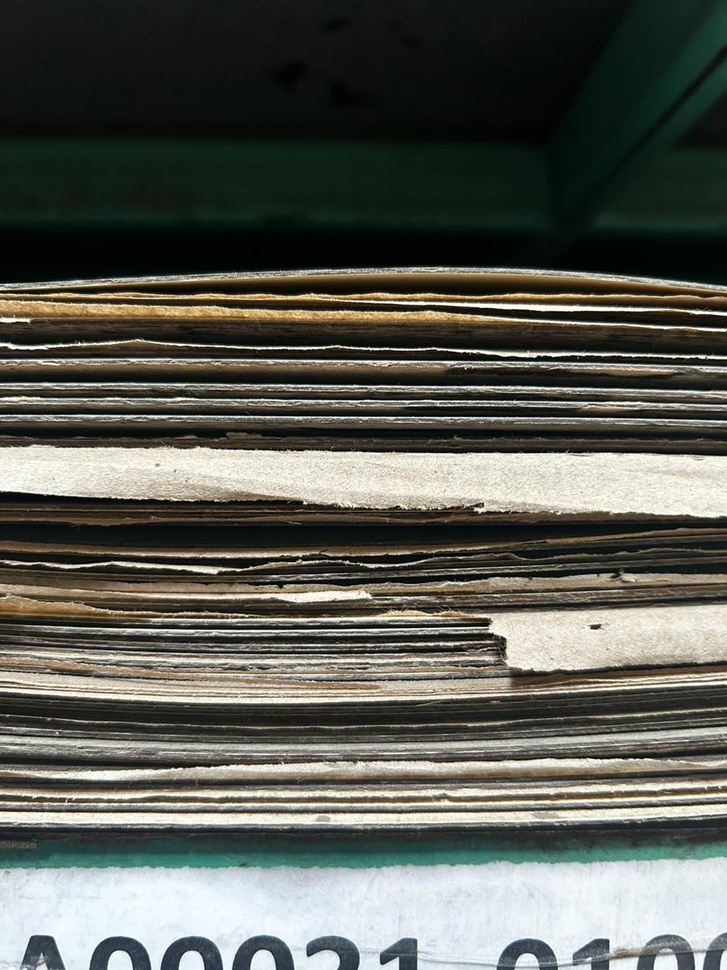
#> input picture images/3.jpeg, 727 x 970 px, shrunk from 960 x 1280 before the run, found by its file name
$ python 2_MorphologicalClosing.py
#> lines starting #> are read from the running program, lines starting #| are printed output that depends on the picture; after the words box and inside, x2 and y2 are one past the last pixel; in counts of white or black regions, pixels touching at a corner belong together
'''Morphological Closing'''
''' After basic image enhancement, grayscaling image, applying Gaussian blur and edge detection,
morphological operations, specifically morphological closing, are used to enhance the detection
of lines or structures in the image. Connected components analysis (blob analysis) is then
applied to count the distinct blobs, which correspond to individual sheets. This approach was
inspired by the abstract of research on machine vision systems for counting corrugated cardboard,
where the use of morphological operation were mentioned. https://ieeexplore.ieee.org/document/6925889
The output was too small.'''

import cv2
import numpy as np
import matplotlib.pyplot as plt

def preprocess_image(image_path):
    # Load image in grayscale
#> called with image_path = 'images/3.jpeg'
    image = cv2.imread(image_path, cv2.IMREAD_GRAYSCALE)
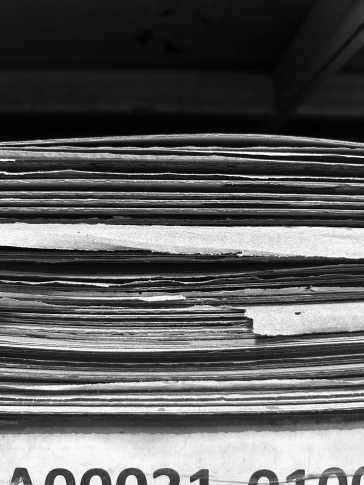
#> image: shape (970, 727) (shown at 1/2 size); min 0, max 255, mean 91.5
    if image is None:
        raise ValueError(f"Image at path {image_path} could not be loaded.")

    # Apply Gaussian blur to smooth the image
    blurred = cv2.GaussianBlur(image, (5, 5), 0)

    # Perform edge detection using Canny
    edges = cv2.Canny(blurred, 50, 150)
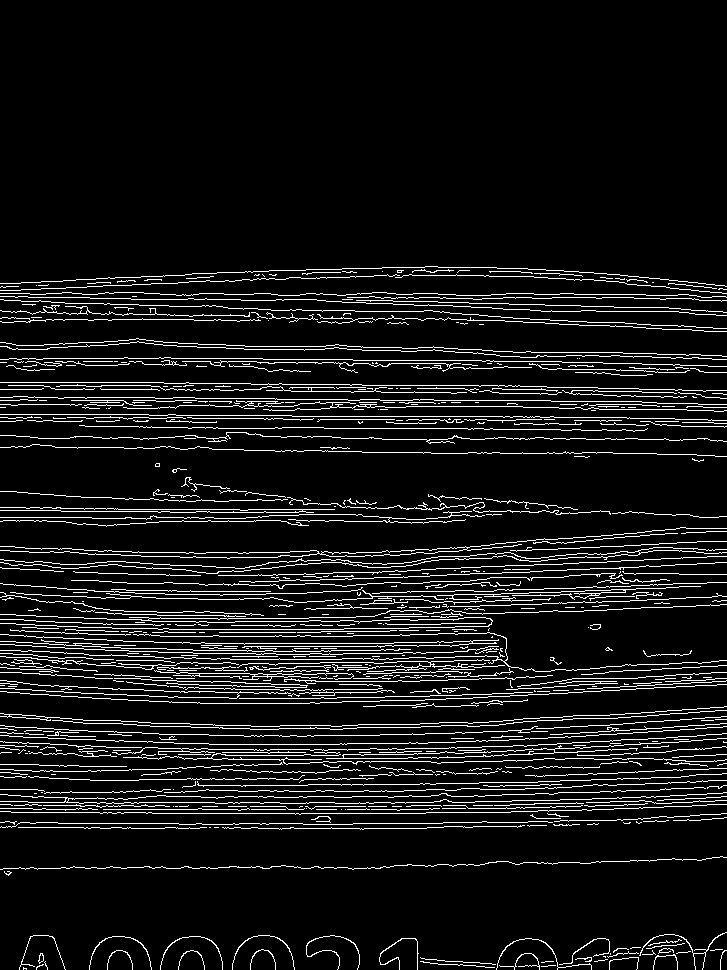
#> edges: shape (970, 727); 8.5% white in thin lines or dots, all inside (x1, y1, x2, y2) = (0, 266, 727, 970)

    return edges

def count_sheets(edges):
    # Use morphology operations to extract lines (slitter side)
    kernel = np.ones((5, 50), np.uint8)
    lines = cv2.morphologyEx(edges, cv2.MORPH_CLOSE, kernel)
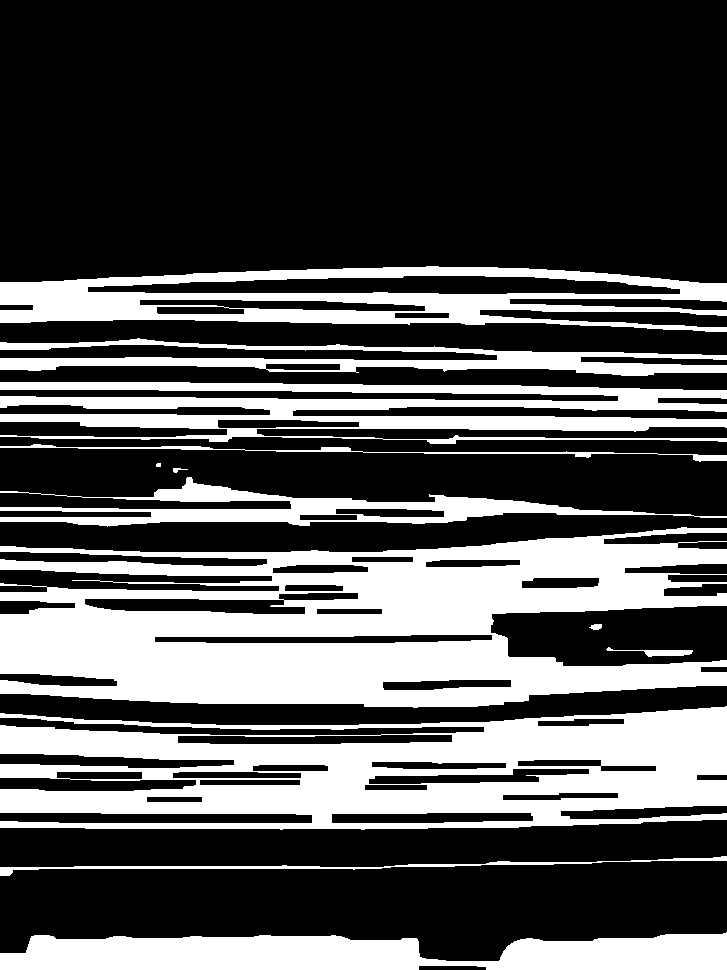
#> lines: shape (970, 727); 32.2% white; 13 white regions (1 under 20 px), largest, box (x1, y1, x2, y2) and area: (0, 527, 727, 708) 80556, (0, 706, 727, 830) 55935, (0, 382, 727, 444) 23070

    # Use connected components analysis (blob analysis) to count blobs (cut-off side)
    num_labels, labels, stats, centroids = cv2.connectedComponentsWithStats(lines, connectivity=8)
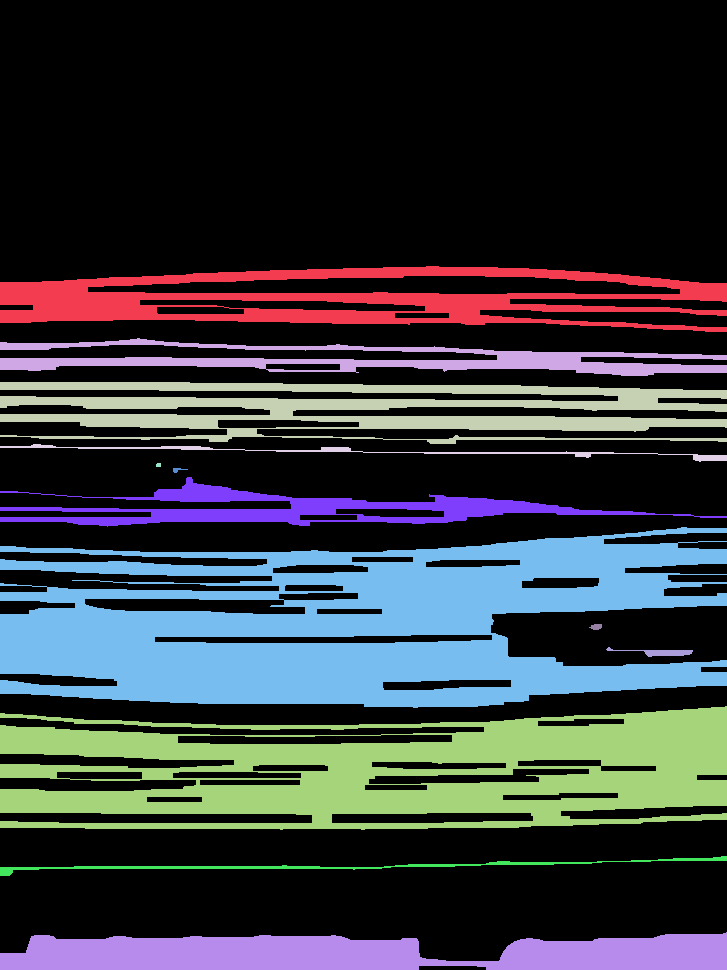
#> labels: shape (970, 727) int32; 14 distinct labels, from 0 to 13; one colour per label, 0 black
#> num_labels = 14; stats = 14 rows, first 6: [0, 0, 727, 970, 477806], [0, 266, 727, 66, 22259], [0, 338, 727, 38, 10436], [0, 382, 727, 62, 23070], [0, 444, 727, 18, 1597], [156, 463, 5, 4, 19]; centroids = 14 rows, first 8: [365, 419.5], [341.8, 298.2], [366.8, 359.1], [362.1, 408.7], [378.8, 451], [158.1, 464.6], [177.4, 469.4], [298.5, 508.5]

    # Draw bounding boxes around detected blobs (for visualization)
    output_image = cv2.cvtColor(edges, cv2.COLOR_GRAY2BGR)
    for i in range(1, num_labels):  # Skip background label (0)
        x, y, w, h, area = stats[i]
        cv2.rectangle(output_image, (x, y), (x + w, y + h), (0, 255, 0), 2)
#> this loop made 13 passes
#> (x, y, w, h, area) on passes 1, 2, 3, 4, 6, 7, 8, 9: (0, 266, 727, 66, 22259), (0, 338, 727, 38, 10436), (0, 382, 727, 62, 23070), (0, 444, 727, 18, 1597), (173, 468, 15, 5, 36), (0, 477, 727, 50, 10174), (0, 527, 727, 181, 80556), (589, 624, 13, 6, 59)
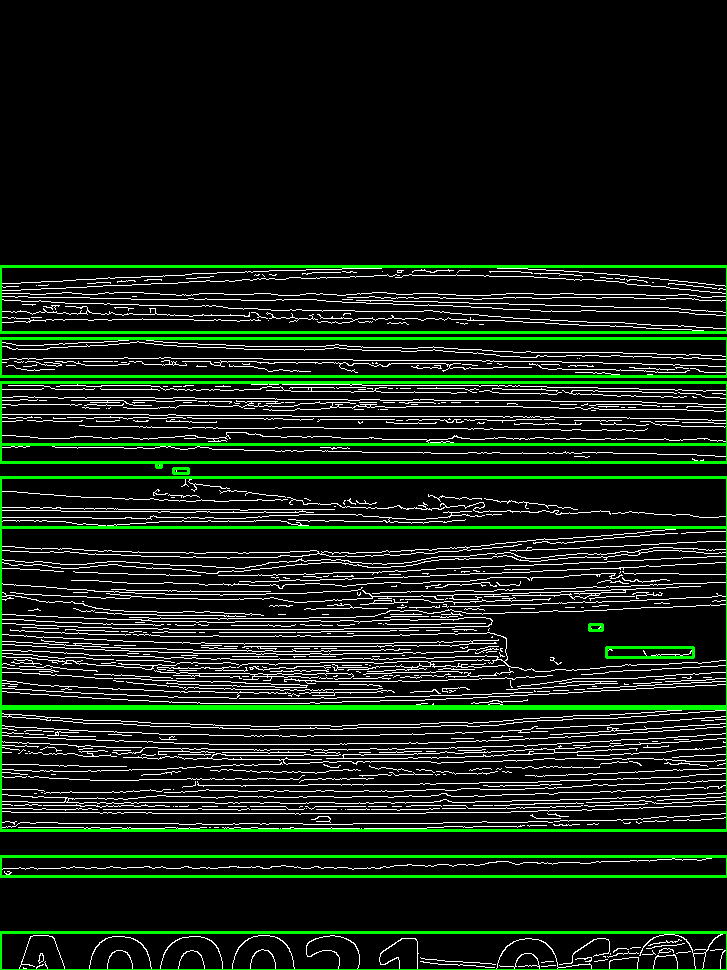
#> output_image: shape (970, 727, 3); mean B, G, R 21.4, 34.1, 21.4

    # Count the number of detected blobs
    sheet_count = num_labels - 1  # Subtract 1 to exclude the background label
#> sheet_count = 13
    return sheet_count, output_image

def main(image_path):
    # Preprocess the image
    edges = preprocess_image(image_path)

    # Count the sheets and get visualization
    sheet_count, output_image = count_sheets(edges)
#> sheet_count = 13

    # Display the result
    print(f'Sheet count: {sheet_count}')
#| Sheet count: 13
    plt.figure(figsize=(10, 5))
    plt.subplot(1, 2, 1)
    plt.imshow(edges, cmap='gray')
    plt.title('Edges')
    plt.axis('off')

    plt.subplot(1, 2, 2)
    plt.imshow(cv2.cvtColor(output_image, cv2.COLOR_BGR2RGB))
    plt.title(f'Sheet count: {sheet_count}')
    plt.axis('off')

    plt.show()

# Example usage
image_path = 'images/3.jpeg'
main(image_path)

$ run again, with images/1.jpeg copied over images/3.jpeg
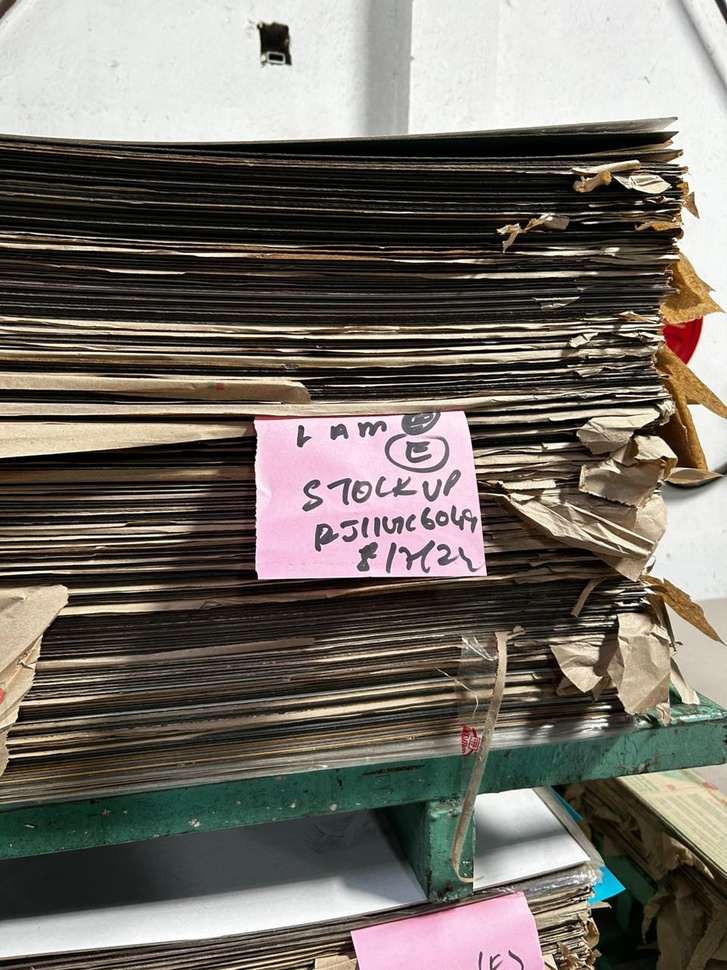
#> input picture images/1.jpeg, 727 x 970 px, shrunk from 960 x 1280 before the run, found by its file name
#> edges: shape (970, 727); 11.9% white in thin lines or dots
#> lines: shape (970, 727); 49% white; 11 white regions (3 under 20 px), largest, box (x1, y1, x2, y2) and area: (0, 0, 727, 970) 342345, (684, 0, 727, 85) 1563, (248, 19, 293, 67) 1332
#> in count_sheets, `num_labels, labels, stats, centroids = cv2.connectedComponentsWithStat..`:
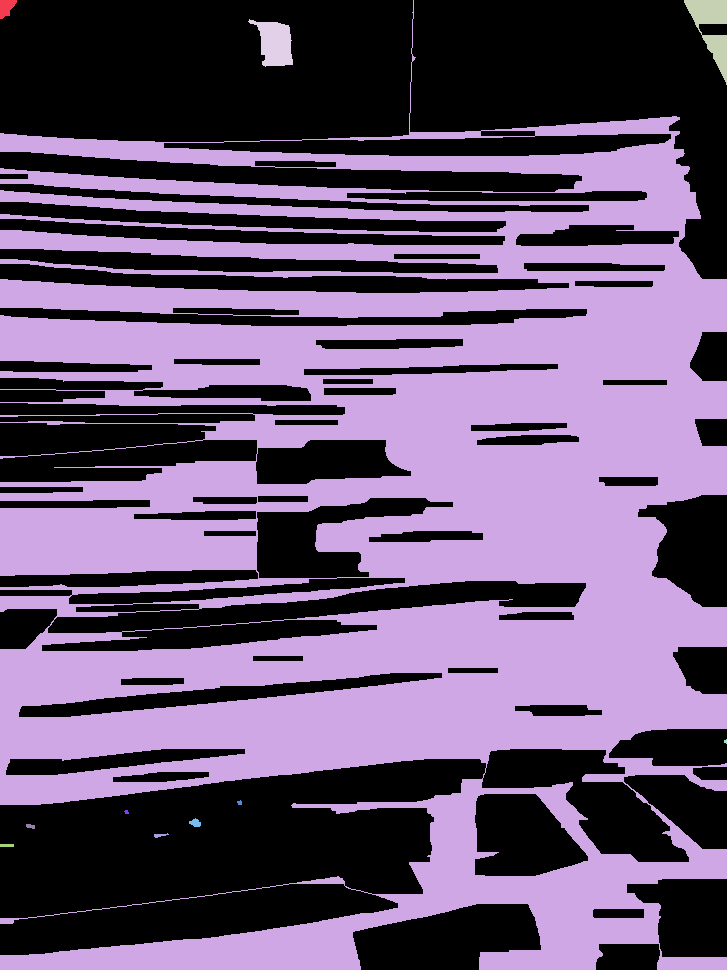
#> labels: shape (970, 727) int32; 12 distinct labels, from 0 to 11; one colour per label, 0 black
#> num_labels = 12; stats = [[0, 0, 727, 970, 359501], [0, 0, 17, 19, 219], [0, 0, 727, 970, 342345], [684, 0, 43, 85, 1563], [248, 19, 45, 48, 1332], [724, 739, 3, 5, 11], [237, 800, 5, 5, 19], [124, 810, 5, 4, 15], [189, 818, 12, 9, 71], [26, 824, 9, 5, 34], [154, 833, 15, 5, 38], [0, 844, 14, 3, 42]]; centroids = [[338.1, 448.6], [6.01, 7.11], [388.2, 526.1], [711.6, 27.42], [274.6, 42.89], [725.2, 741], [239.3, 802.3], [126.1, 811.6], [195, 822.5], [30.09, 825.9], [159.6, 834.9], [6.5, 845]]
#> the loop in count_sheets, `for i in range(1, num_labels):` made 11 passes
#> after the loop in count_sheets, `for i in range(1, num_labels):`:
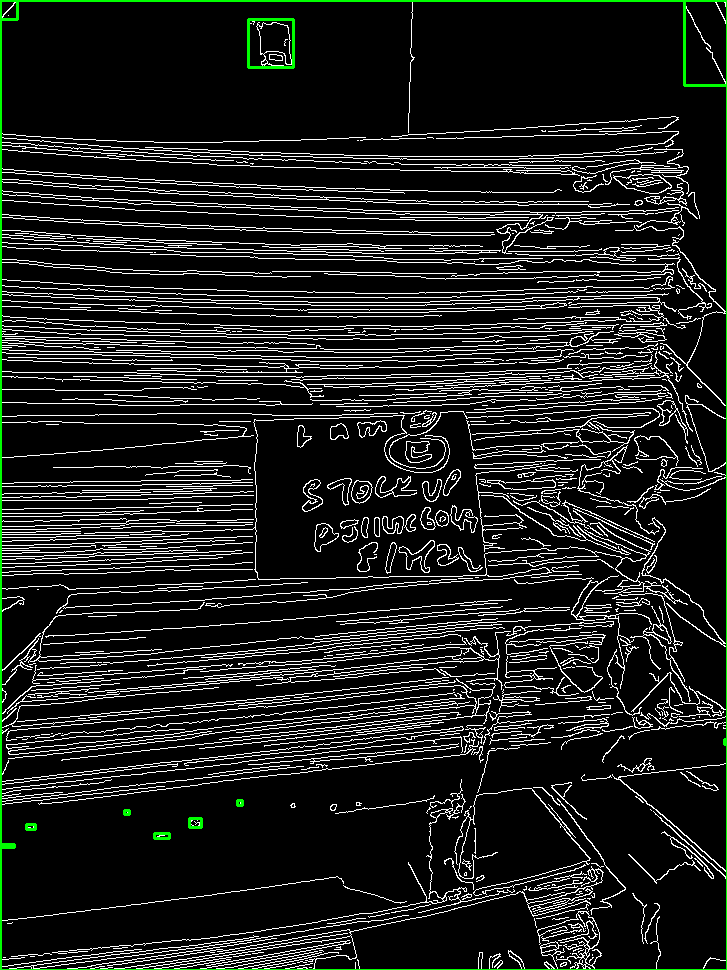
#> output_image: shape (970, 727, 3); mean B, G, R 30.2, 32.6, 30.2
#> in count_sheets, `sheet_count = num_labels - 1`: sheet_count = 11
#| Sheet count: 11

$ run again, with images/2.jpeg copied over images/3.jpeg
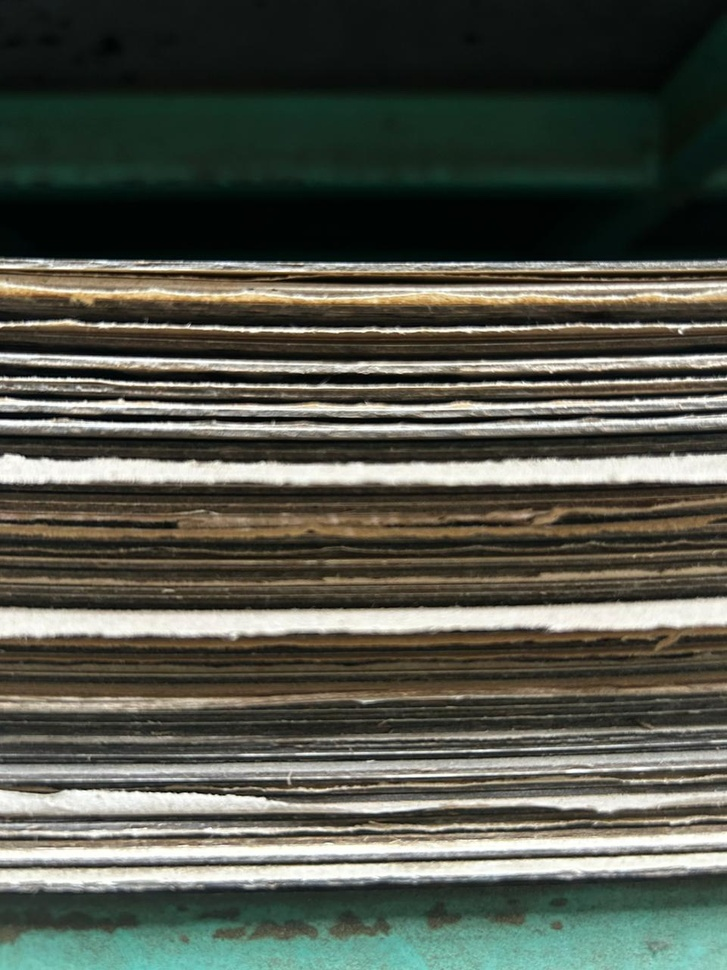
#> input picture images/2.jpeg, 727 x 970 px, shrunk from 960 x 1280 before the run, found by its file name
#> edges: shape (970, 727); 8% white in thin lines or dots, all inside (x1, y1, x2, y2) = (0, 257, 727, 938)
#> lines: shape (970, 727); 27% white; 18 white regions, largest, box (x1, y1, x2, y2) and area: (0, 707, 727, 851) 46957, (0, 376, 727, 440) 29424, (0, 257, 727, 312) 27206
#> in count_sheets, `num_labels, labels, stats, centroids = cv2.connectedComponentsWithStat..`:
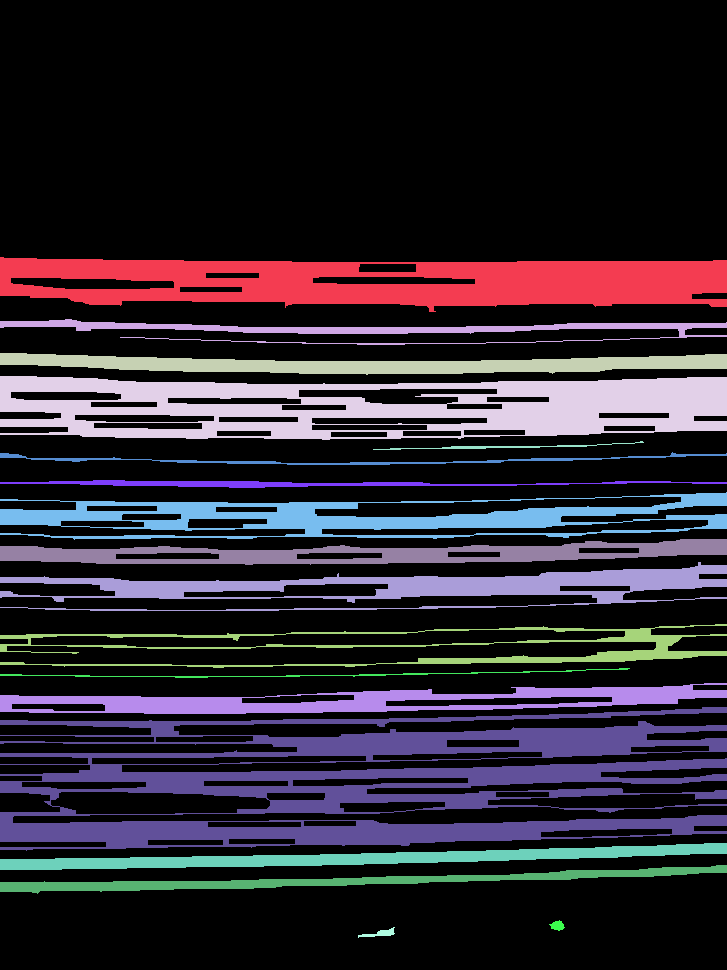
#> labels: shape (970, 727) int32; 19 distinct labels, from 0 to 18; one colour per label, 0 black
#> num_labels = 19; stats = 19 rows, first 6: [0, 0, 727, 970, 514518], [0, 257, 727, 55, 27206], [0, 319, 727, 26, 5220], [0, 353, 727, 22, 9301], [0, 376, 727, 64, 29424], [373, 441, 271, 9, 448]; centroids = 19 rows, first 8: [359, 454.6], [382.2, 281.7], [367.7, 329], [368.9, 364.2], [377.6, 406.6], [503.4, 446.4], [352.1, 459.8], [299.8, 483.3]
#> the loop in count_sheets, `for i in range(1, num_labels):` made 18 passes
#> (x, y, w, h, area) on passes 1 to 8: (0, 257, 727, 55, 27206), (0, 319, 727, 26, 5220), (0, 353, 727, 22, 9301), (0, 376, 727, 64, 29424), (373, 441, 271, 9, 448), (0, 452, 727, 13, 1652), (0, 480, 727, 8, 2390), (0, 492, 727, 48, 14111)
#> after the loop in count_sheets, `for i in range(1, num_labels):`:
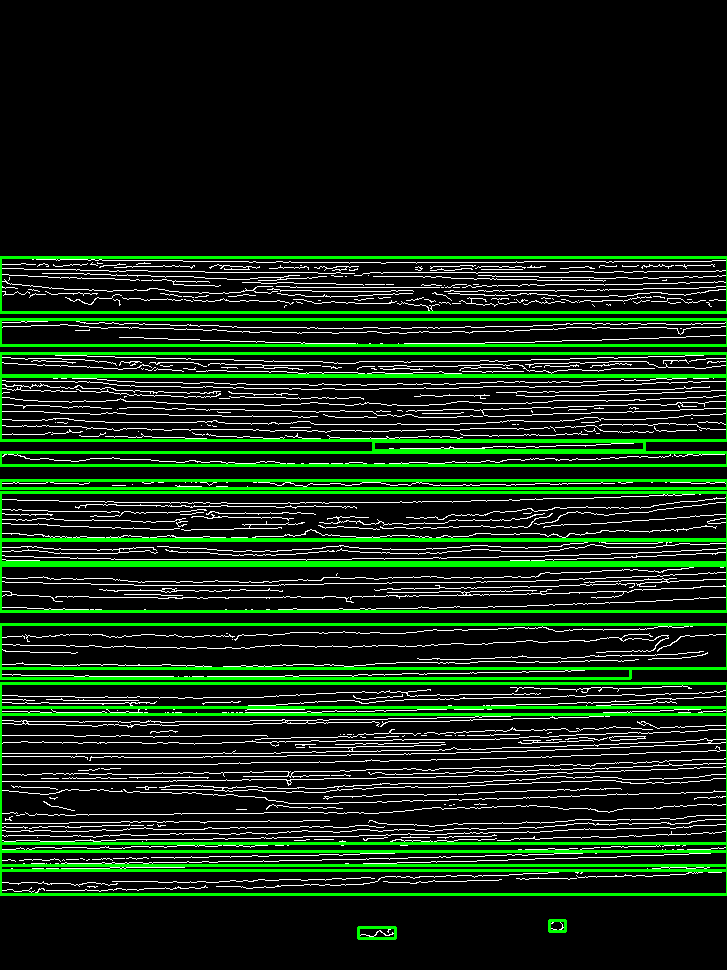
#> output_image: shape (970, 727, 3); mean B, G, R 19.2, 42, 19.2
#> in count_sheets, `sheet_count = num_labels - 1`: sheet_count = 18
#| Sheet count: 18
